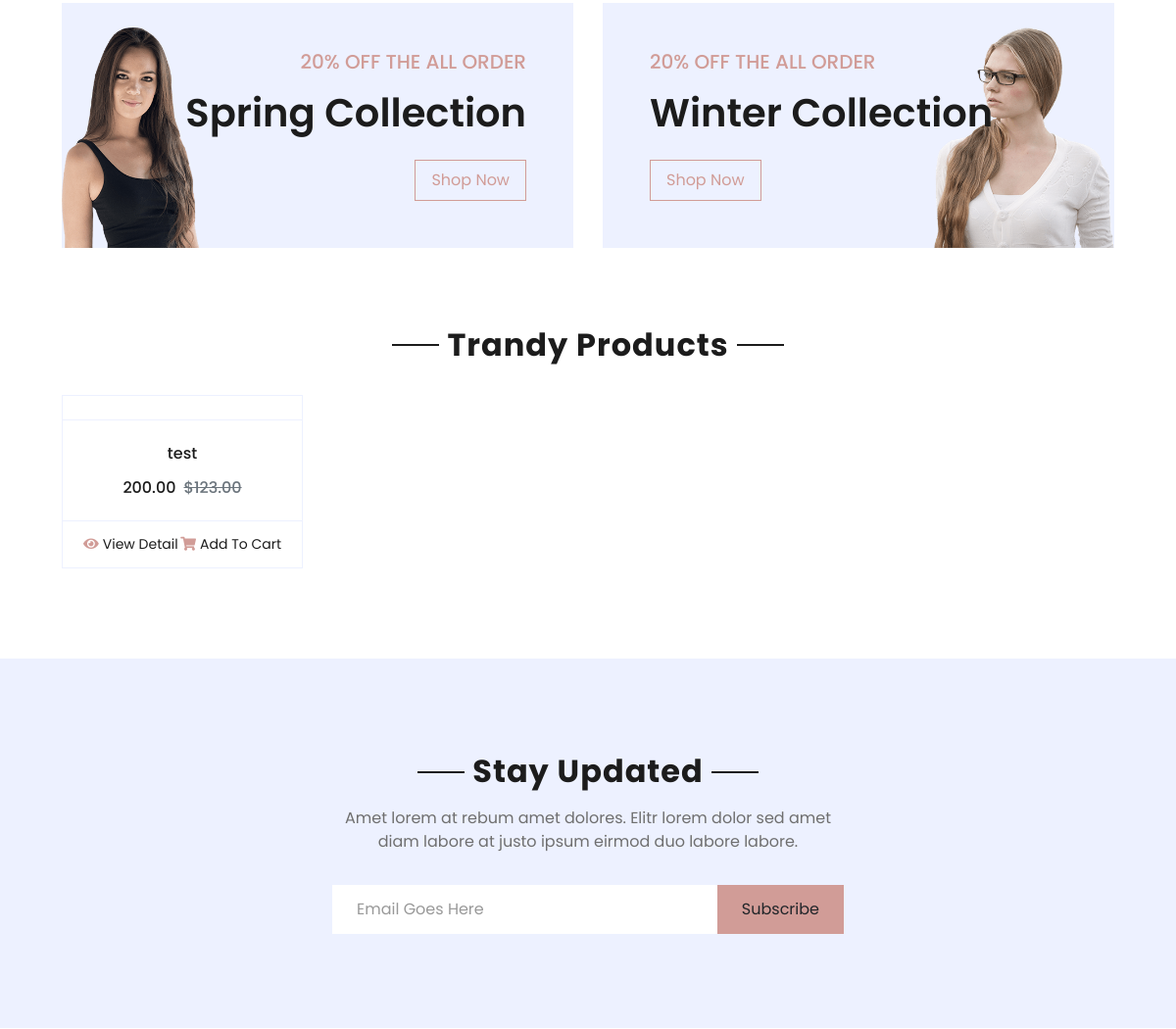
/ (middle part), run on an earlier commit of the app's database.
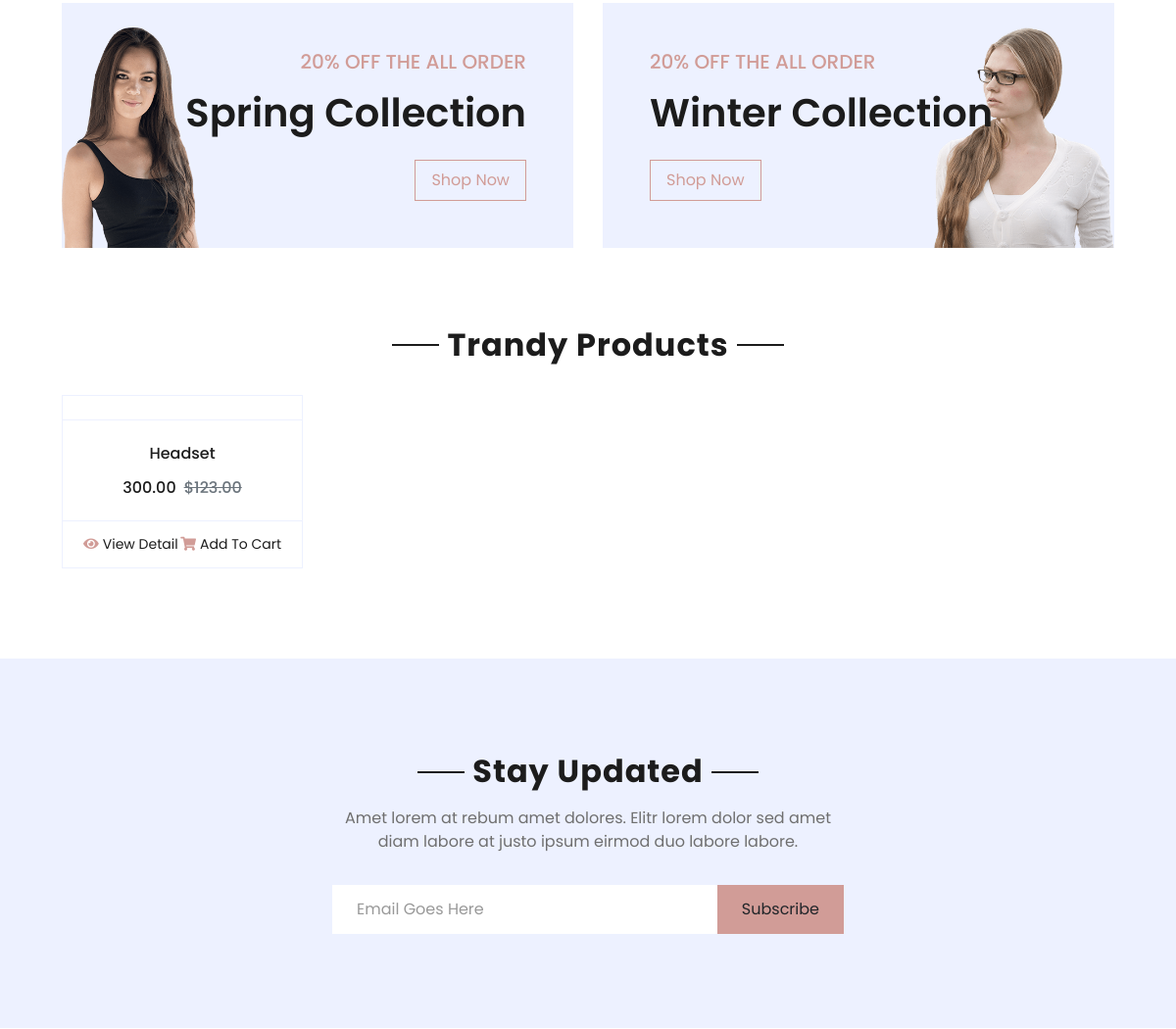
And on a later commit of the database.
### ProductsApp/models.py (models this page shows, shortened)
class Product(models.Model):
    name = models.CharField(max_length=100)
    category = models.ForeignKey(ProductCategory, on_delete=models.CASCADE)
    description = models.TextField(null=True)
    price = models.DecimalField(max_digits=10, decimal_places=2)
    qty = models.IntegerField()
    image = models.ImageField(upload_to='products/')

### MainApp/views.py (the view)
# urls.py: path('',views.index, name="index"),
def index(request):
    prod = Product.objects.all()
    return render(request,'index.html',{'prod': prod})

### CartApp/context_processors.py (called while the page is built)
def cart_total_quantity(request):
    total_quantity = 0
    if request.user.is_authenticated:
        cart_items = CartItem.objects.filter(user=request.user)
        total_quantity = cart_items.aggregate(Sum('quantity'))['quantity__sum'] or 0
    return {'total_quantity': total_quantity}

def wishlist_count(request):
    if request.user.is_authenticated:
        return {'wishlist_count': WishlistItem.objects.filter(user=request.user).count()}
    return {'wishlist_count': 0}

### templates/index.html (shortened to what this page needs)
{% extends 'base.html' %}
{% load static %}
{% block content %}
<!DOCTYPE html>
<html lang="en">
<head>
    <link href="https://cdnjs.cloudflare.com/ajax/libs/font-awesome/5.10.0/css/all.min.css" rel="stylesheet">
    <link href="{% static 'lib/owlcarousel/assets/owl.carousel.min.css' %}" rel="stylesheet">
    <link href="{% static 'css/style.css'%}" rel="stylesheet">
</head>
<body>
    <div class="container-fluid offer pt-5">
        <div class="row px-xl-5">
            <div class="col-md-6 pb-4">
                <div class="position-relative bg-secondary text-center text-md-right text-white mb-2 py-5 px-5">
                    <img src="{% static 'img/offer-1.png' %}" alt="">
                    <div class="position-relative" style="z-index: 1;">
                        <h5 class="text-uppercase text-primary mb-3">20% off the all order</h5>
                        <h1 class="mb-4 font-weight-semi-bold">Spring Collection</h1>
                        <a href="" class="btn btn-outline-primary py-md-2 px-md-3">Shop Now</a>
                    </div>
                </div>
            </div>
            <div class="col-md-6 pb-4">
                <div class="position-relative bg-secondary text-center text-md-left text-white mb-2 py-5 px-5">
                    <img src="{% static 'img/offer-2.png' %}" alt="">
                    <div class="position-relative" style="z-index: 1;">
                        <h5 class="text-uppercase text-primary mb-3">20% off the all order</h5>
                        <h1 class="mb-4 font-weight-semi-bold">Winter Collection</h1>
                        <a href="" class="btn btn-outline-primary py-md-2 px-md-3">Shop Now</a>
                    </div>
                </div>
            </div>
        </div>
    </div>
    <div class="container-fluid pt-5">
        <div class="text-center mb-4">
            <h2 class="section-title px-5"><span class="px-2">Trandy Products</span></h2>
        </div>
        <div class="row px-xl-5 pb-3">
            {% for pr in prod %}
            <div class="col-lg-3 col-md-6 col-sm-12 pb-1">
                <div class="card product-item border-0 mb-4">
                    <div class="card-header product-img position-relative overflow-hidden bg-transparent border p-0">
                    </div>
                    <div class="card-body border-left border-right text-center p-0 pt-4 pb-3">
                        <h6 class="text-truncate mb-3">{{pr.name}}</h6>
                        <div class="d-flex justify-content-center">
                            <h6>{{pr.price}}</h6><h6 class="text-muted ml-2"><del>$123.00</del></h6>
                        </div>
                    </div>
                    <div class="card-footer d-flex justify-content-between bg-light border">
                        <a href="{% url 'product_detail' pr.id %}" class="btn btn-sm text-dark p-0"><i class="fas fa-eye text-primary mr-1"></i>View Detail</a>
                        <a href="{% url 'CartApp:add_to_cart' product_id=pr.id %}" class="btn btn-sm text-dark p-0"><i class="fas fa-shopping-cart text-primary mr-1"></i>Add To Cart</a>
                    </div>
                </div>
            </div>
            {% endfor%}
        </div>
    </div>
    <div class="container-fluid bg-secondary my-5">
        <div class="row justify-content-md-center py-5 px-xl-5">
            <div class="col-md-6 col-12 py-5">
                <div class="text-center mb-2 pb-2">
                    <h2 class="section-title px-5 mb-3"><span class="bg-secondary px-2">Stay Updated</span></h2>
                    <p>Amet lorem at rebum amet dolores. Elitr lorem dolor sed amet diam labore at justo ipsum eirmod duo labore labore.</p>
                </div>
                <form action="">
                    <div class="input-group">
                        <input type="text" class="form-control border-white p-4" placeholder="Email Goes Here">
                        <div class="input-group-append">
                            <button class="btn btn-primary px-4">Subscribe</button>
                        </div>
                    </div>
                </form>
            </div>
        </div>
    </div>
</body>
</html>
{% endblock content%}

### templates/base.html (shortened to what this page needs)
{% load static %}
<!DOCTYPE html>
<html lang="en">
<head>
    <link href="https://cdnjs.cloudflare.com/ajax/libs/font-awesome/5.10.0/css/all.min.css" rel="stylesheet">
    <link href="{% static 'lib/owlcarousel/assets/owl.carousel.min.css' %}" rel="stylesheet">
    <link href="{% static 'css/style.css'%}" rel="stylesheet">
</head>
{%block content%}
{% endblock content %}

### templates/parts/topbar.html (shortened to what this page needs)
{% load static %}

### templates/parts/navbar.html (shortened to what this page needs)
{% load static %}

### templates/parts/footer.html (shortened to what this page needs)
{% load static %}

What changed in the data, as far as the page shows it:
removed Product: name "test", price "200.00"
added Product: name "Headset", price "300.00"
